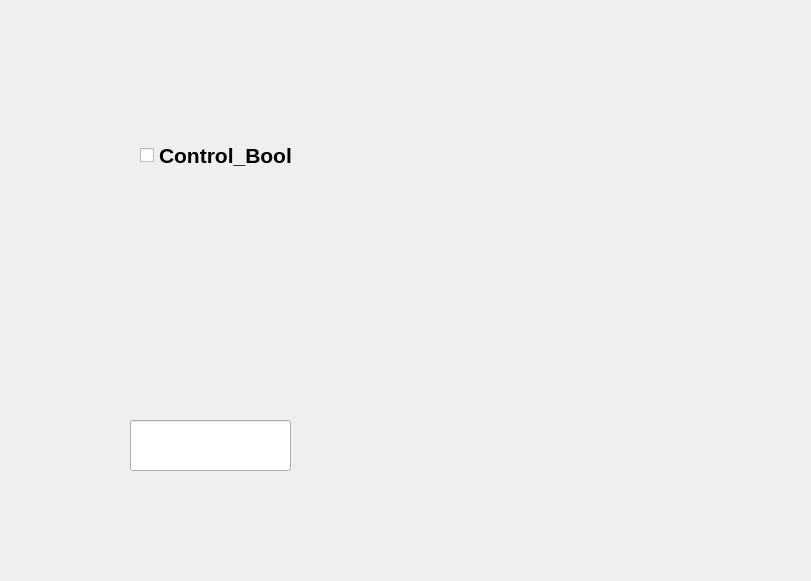
<?xml version="1.0" encoding="UTF-8"?>
<ui version="4.0">
 <class>Form</class>
 <widget class="QWidget" name="Form">
  <property name="geometry">
   <rect>
    <x>0</x>
    <y>0</y>
    <width>811</width>
    <height>581</height>
   </rect>
  </property>
  <property name="windowTitle">
   <string>Form</string>
  </property>
  <widget class="QELabel" name="qelabel">
   <property name="geometry">
    <rect>
     <x>360</x>
     <y>170</y>
     <width>121</width>
     <height>71</height>
    </rect>
   </property>
   <property name="font">
    <font>
     <family>Arial</family>
     <pointsize>18</pointsize>
     <weight>50</weight>
     <italic>true</italic>
     <bold>false</bold>
     <underline>false</underline>
     <kerning>false</kerning>
    </font>
   </property>
   <property name="alignment">
    <set>Qt::AlignCenter</set>
   </property>
   <property name="variable" stdset="0">
    <string>TEST:ind1_RBV</string>
   </property>
  </widget>
  <widget class="QECheckBox" name="qecheckbox">
   <property name="geometry">
    <rect>
     <x>140</x>
     <y>130</y>
     <width>161</width>
     <height>51</height>
    </rect>
   </property>
   <property name="font">
    <font>
     <family>Arial</family>
     <pointsize>16</pointsize>
     <weight>75</weight>
     <bold>true</bold>
    </font>
   </property>
   <property name="text">
    <string>Control_Bool</string>
   </property>
   <property name="variable" stdset="0">
    <string>TEST:bool1</string>
   </property>
  </widget>
  <widget class="QELabel" name="qelabel_2">
   <property name="geometry">
    <rect>
     <x>360</x>
     <y>250</y>
     <width>121</width>
     <height>71</height>
    </rect>
   </property>
   <property name="font">
    <font>
     <family>Arial</family>
     <pointsize>18</pointsize>
     <weight>50</weight>
     <italic>true</italic>
     <bold>false</bold>
     <underline>false</underline>
     <kerning>false</kerning>
    </font>
   </property>
   <property name="alignment">
    <set>Qt::AlignCenter</set>
   </property>
   <property name="variable" stdset="0">
    <string>TEST:ind2_RBV</string>
   </property>
  </widget>
  <widget class="QENumericEdit" name="qenumericedit">
   <property name="geometry">
    <rect>
     <x>130</x>
     <y>360</y>
     <width>161</width>
     <height>51</height>
    </rect>
   </property>
   <property name="font">
    <font>
     <family>Arial</family>
     <pointsize>16</pointsize>
     <weight>75</weight>
     <bold>true</bold>
    </font>
   </property>
   <property name="variable" stdset="0">
    <string>TEST:cont1</string>
   </property>
  </widget>
  <widget class="QELabel" name="qelabel_3">
   <property name="geometry">
    <rect>
     <x>150</x>
     <y>280</y>
     <width>121</width>
     <height>71</height>
    </rect>
   </property>
   <property name="font">
    <font>
     <family>Arial</family>
     <pointsize>18</pointsize>
     <weight>50</weight>
     <italic>true</italic>
     <bold>false</bold>
     <underline>false</underline>
     <kerning>false</kerning>
    </font>
   </property>
   <property name="alignment">
    <set>Qt::AlignCenter</set>
   </property>
   <property name="variable" stdset="0">
    <string>TEST:cont1_RBV</string>
   </property>
  </widget>
  <widget class="QELineEdit" name="qelineedit">
   <property name="geometry">
    <rect>
     <x>130</x>
     <y>420</y>
     <width>161</width>
     <height>51</height>
    </rect>
   </property>
   <property name="font">
    <font>
     <family>Adobe Devanagari</family>
     <pointsize>16</pointsize>
     <weight>75</weight>
     <bold>true</bold>
    </font>
   </property>
   <property name="variable" stdset="0">
    <string>TEST:strcont1</string>
   </property>
  </widget>
 </widget>
 <customwidgets>
  <customwidget>
   <class>QECheckBox</class>
   <extends>QCheckBox</extends>
   <header>QECheckBox.h</header>
  </customwidget>
  <customwidget>
   <class>QELabel</class>
   <extends>QLabel</extends>
   <header>QELabel.h</header>
  </customwidget>
  <customwidget>
   <class>QELineEdit</class>
   <extends>QLineEdit</extends>
   <header>QELineEdit.h</header>
  </customwidget>
  <customwidget>
   <class>QENumericEdit</class>
   <extends>QWidget</extends>
   <header>QENumericEdit.h</header>
  </customwidget>
 </customwidgets>
 <resources/>
 <connections/>
</ui>
